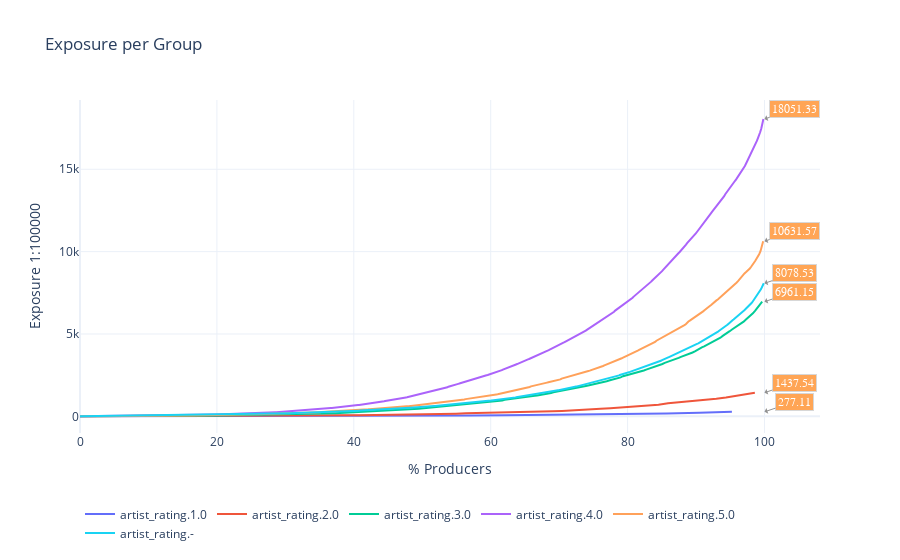

Notebook cell for this chart:
### Code cell
fair_column = 'artist_rating'
ex = recsys_fair.exposure(fair_column)

ex.show(kind='per_group', column=fair_column)

### Figure 1 — Plotly figure (JSON) as saved in the notebook; plotly's stock layout.template omitted (floating-point values rounded to 4 significant figures; data arrays with more than 128 entries replaced by an {"elided": "..."} marker saying what was removed)
{"data": [{"name": "artist_rating.1.0", "type": "scatter", "x": [0, 4.762, 9.524, 14.29, 19.05, 23.81, 28.57, 33.33, 38.1, 42.86, 47.62, 52.38, 57.14, 61.9, 66.67, 71.43, 76.19, 80.95, 85.71, 90.48, 95.24], "y": [0.2907, 1.297, 2.363, 3.755, 5.547, 7.353, 9.51, 12.02, 16.98, 22.53, 27.6, 36.91, 51.84, 66.25, 82.2, 101.3, 118.8, 144.9, 169.5, 216.6, 277.1]}, {"name": "artist_rating.2.0", "type": "scatter", "x": [0, 1.408, 2.817, 4.225, 5.634, 7.042, 8.451, 9.859, 11.27, 12.68, 14.08, 15.49, 16.9, 18.31, 19.72, 21.13, 22.54, 23.94, 25.35, 26.76, 28.17, 29.58, 30.99, 32.39, 33.8, 35.21, 36.62, 38.03, 39.44, 40.85, 42.25, 43.66, 45.07, 46.48, 47.89, 49.3, 50.7, 52.11, 53.52, 54.93, 56.34, 57.75, 59.15, 60.56, 61.97, 63.38, 64.79, 66.2, 67.61, 69.01, 70.42, 71.83, 73.24, 74.65, 76.06, 77.46, 78.87, 80.28, 81.69, 83.1, 84.51, 85.92, 87.32, 88.73, 90.14, 91.55, 92.96, 94.37, 95.77, 97.18, 98.59], "y": [0.3168, 0.6075, 0.8982, 1.478, 2.102, 2.694, 3.317, 3.897, 4.544, 5.439, 6.573, 7.778, 8.67, 11.25, 12.44, 13.64, 15.21, 16.79, 18.47, 20.9, 23.25, 25.89, 29.77, 34.26, 40.03, 44.45, 48.82, 54.06, 59.54, 65.44, 71.63, 79.01, 91.16, 98.91, 108.6, 120.0, 129.1, 139.7, 152.7, 164.2, 185.3, 195.4, 207.6, 220.5, 233.9, 246.2, 259.0, 275.7, 293.1, 311.0, 332.3, 353.1, 374.6, 416.7, 457.5, 491.1, 531.8, 570.2, 616.9, 663.3, 709.8, 799.0, 847.1, 899.8, 951.1, 999.9, 1073.0, 1150.0, 1236.0, 1324.0, 1438.0]}, {"name": "artist_rating.3.0", "type": "scatter", "x": {"elided": "295 float values"}, "y": {"elided": "295 float values"}}, {"name": "artist_rating.4.0", "type": "scatter", "x": {"elided": "628 float values"}, "y": {"elided": "628 float values"}}, {"name": "artist_rating.5.0", "type": "scatter", "x": {"elided": "513 float values"}, "y": {"elided": "513 float values"}}, {"name": "artist_rating.-", "type": "scatter", "x": {"elided": "951 float values"}, "y": {"elided": "951 float values"}}], "layout": {"annotations": [{"align": "center", "arrowcolor": "#636363", "arrowhead": 1, "arrowsize": 1, "arrowwidth": 1, "ax": 30, "ay": -10, "bgcolor": "#ff7f0e", "bordercolor": "#c7c7c7", "borderpad": 2, "borderwidth": 1, "font": {"color": "#ffffff", "family": "Courier New, monospace", "size": 12}, "opacity": 0.7, "showarrow": true, "text": "277.11", "x": 100, "xref": "x", "y": 277.1, "yref": "y"}, {"align": "center", "arrowcolor": "#636363", "arrowhead": 1, "arrowsize": 1, "arrowwidth": 1, "ax": 30, "ay": -10, "bgcolor": "#ff7f0e", "bordercolor": "#c7c7c7", "borderpad": 2, "borderwidth": 1, "font": {"color": "#ffffff", "family": "Courier New, monospace", "size": 12}, "opacity": 0.7, "showarrow": true, "text": "1437.54", "x": 100, "xref": "x", "y": 1438.0, "yref": "y"}, {"align": "center", "arrowcolor": "#636363", "arrowhead": 1, "arrowsize": 1, "arrowwidth": 1, "ax": 30, "ay": -10, "bgcolor": "#ff7f0e", "bordercolor": "#c7c7c7", "borderpad": 2, "borderwidth": 1, "font": {"color": "#ffffff", "family": "Courier New, monospace", "size": 12}, "opacity": 0.7, "showarrow": true, "text": "6961.15", "x": 100, "xref": "x", "y": 6961.0, "yref": "y"}, {"align": "center", "arrowcolor": "#636363", "arrowhead": 1, "arrowsize": 1, "arrowwidth": 1, "ax": 30, "ay": -10, "bgcolor": "#ff7f0e", "bordercolor": "#c7c7c7", "borderpad": 2, "borderwidth": 1, "font": {"color": "#ffffff", "family": "Courier New, monospace", "size": 12}, "opacity": 0.7, "showarrow": true, "text": "18051.33", "x": 100, "xref": "x", "y": 18050.0, "yref": "y"}, {"align": "center", "arrowcolor": "#636363", "arrowhead": 1, "arrowsize": 1, "arrowwidth": 1, "ax": 30, "ay": -10, "bgcolor": "#ff7f0e", "bordercolor": "#c7c7c7", "borderpad": 2, "borderwidth": 1, "font": {"color": "#ffffff", "family": "Courier New, monospace", "size": 12}, "opacity": 0.7, "showarrow": true, "text": "10631.57", "x": 100, "xref": "x", "y": 10630.0, "yref": "y"}, {"align": "center", "arrowcolor": "#636363", "arrowhead": 1, "arrowsize": 1, "arrowwidth": 1, "ax": 30, "ay": -10, "bgcolor": "#ff7f0e", "bordercolor": "#c7c7c7", "borderpad": 2, "borderwidth": 1, "font": {"color": "#ffffff", "family": "Courier New, monospace", "size": 12}, "opacity": 0.7, "showarrow": true, "text": "8078.53", "x": 100, "xref": "x", "y": 8079.0, "yref": "y"}], "legend": {"orientation": "h", "y": -0.2}, "title": {"text": "Exposure per Group"}, "xaxis": {"title": {"text": "% Producers"}}, "yaxis": {"title": {"text": "Exposure 1:100000"}}}}
